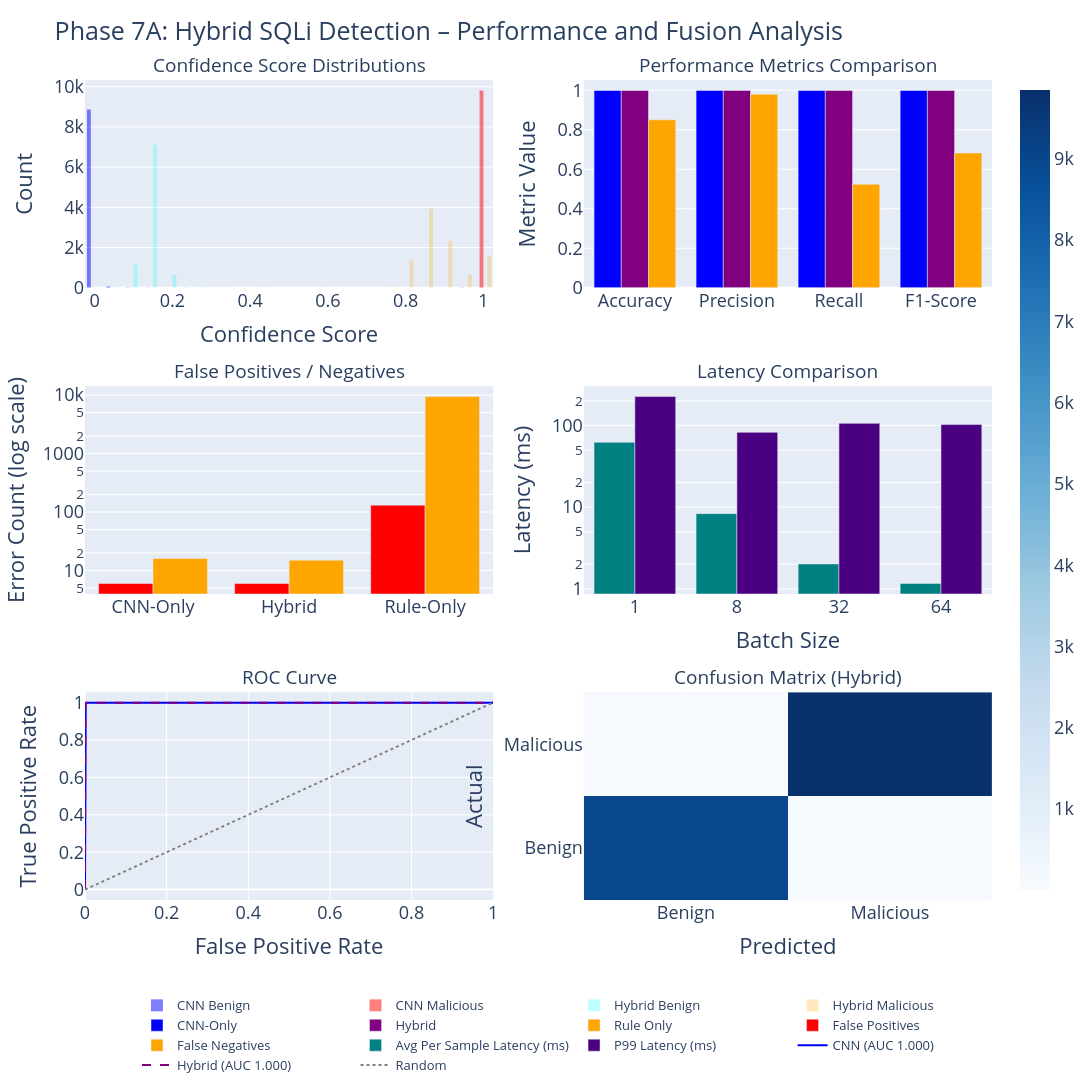

The notebook cell this image was saved under:
### Code cell
import plotly.graph_objs as go
import plotly.subplots as sp
import numpy as np
import pandas as pd

perf_path = PHASE7A_DIR / 'detector_performance_comparison.csv'
lat_path = PHASE7A_DIR / 'fusion_model_latency_benchmark.csv'
perf = pd.read_csv(perf_path)
lat_bench = pd.read_csv(lat_path)

def safe_get_single_value(df, condition_str, column):
    filtered = df[df['Detector'].str.contains(condition_str, case=False, na=False)]
    if len(filtered) == 0:
        raise ValueError(f"No detectors matching '{condition_str}'")
    return filtered.iloc[0][column]

fp_cnn = int(safe_get_single_value(perf, 'cnn-only', 'FP'))
fn_cnn = int(safe_get_single_value(perf, 'cnn-only', 'FN'))
fp_hybrid = int(safe_get_single_value(perf, 'hybrid', 'FP'))
fn_hybrid = int(safe_get_single_value(perf, 'hybrid', 'FN'))
fp_rule = int(safe_get_single_value(perf, 'rule-only', 'FP'))
fn_rule = int(safe_get_single_value(perf, 'rule-only', 'FN'))

metrics = ['Accuracy', 'Precision', 'Recall', 'F1-Score']
metric_vals_cnn = perf.loc[perf['Detector'].str.contains('cnn-only', case=False), metrics].values[0]
metric_vals_hybrid = perf.loc[perf['Detector'].str.contains('hybrid', case=False), metrics].values[0]
metric_vals_rule = perf.loc[perf['Detector'].str.contains('rule-only', case=False), metrics].values[0]

cnn_confidence = y_pred_proba
hybrid_confidence = (0.7 * cnn_confidence + 0.3 * rule_confidence_simulated)
hybrid_binary = (hybrid_confidence >= 0.5).astype(int)

fig = sp.make_subplots(
    rows=3, cols=2,
    subplot_titles=[
        "Confidence Score Distributions",
        "Performance Metrics Comparison",
        "False Positives / Negatives",
        "Latency Comparison",
        "ROC Curve",
        "Confusion Matrix (Hybrid)"
    ],
    vertical_spacing=0.12,
    horizontal_spacing=0.10
)

fig.add_trace(go.Histogram(
    x=cnn_confidence[y_test==0], nbinsx=40, name="CNN Benign", opacity=0.5, marker_color='blue'), row=1, col=1)
fig.add_trace(go.Histogram(
    x=cnn_confidence[y_test==1], nbinsx=40, name="CNN Malicious", opacity=0.5, marker_color='red'), row=1, col=1)
fig.add_trace(go.Histogram(
    x=hybrid_confidence[y_test==0], nbinsx=40, name="Hybrid Benign", opacity=0.25, marker_color='cyan'), row=1, col=1)
fig.add_trace(go.Histogram(
    x=hybrid_confidence[y_test==1], nbinsx=40, name="Hybrid Malicious", opacity=0.25, marker_color='orange'), row=1, col=1)
fig.update_xaxes(title_text="Confidence Score", row=1, col=1)
fig.update_yaxes(title_text="Count", row=1, col=1)

fig.add_trace(go.Bar(x=metrics, y=metric_vals_cnn, name="CNN-Only", marker_color='blue'), row=1, col=2)
fig.add_trace(go.Bar(x=metrics, y=metric_vals_hybrid, name="Hybrid", marker_color='purple'), row=1, col=2)
fig.add_trace(go.Bar(x=metrics, y=metric_vals_rule, name="Rule Only", marker_color='orange'), row=1, col=2)
fig.update_yaxes(title_text="Metric Value", row=1, col=2)
fig.update_xaxes(tickmode='array', tickvals=metrics, tickangle=0,row=1, col=2)

labels = ['CNN-Only', 'Hybrid', 'Rule-Only']
fig.add_trace(go.Bar(x=labels, y=[fp_cnn, fp_hybrid, fp_rule], name="False Positives", marker_color='red'),
              row=2, col=1)
fig.add_trace(go.Bar(x=labels, y=[fn_cnn, fn_hybrid, fn_rule], name="False Negatives", marker_color='orange'),
              row=2, col=1)
fig.update_yaxes(type='log', title_text="Error Count (log scale)", row=2, col=1)
fig.update_xaxes(tickangle=0, row=2, col=1)

fig.add_trace(go.Bar(x=lat_bench['Batch Size'].astype(str), y=lat_bench['Per Sample (ms)'],
                     name="Avg Per Sample Latency (ms)", marker_color='teal'), row=2, col=2)
if 'P99 (ms)' in lat_bench.columns:
    fig.add_trace(go.Bar(x=lat_bench['Batch Size'].astype(str), y=lat_bench['P99 (ms)'],
                         name="P99 Latency (ms)", marker_color='indigo'), row=2, col=2)
fig.update_xaxes(title_text="Batch Size", row=2, col=2)
fig.update_yaxes(title_text="Latency (ms)", type='log', row=2, col=2)

from sklearn.metrics import roc_curve, auc, confusion_matrix
fpr_cnn, tpr_cnn, _ = roc_curve(y_test, cnn_confidence)
fpr_hybrid, tpr_hybrid, _ = roc_curve(y_test, hybrid_confidence)
fig.add_trace(go.Scatter(x=fpr_cnn, y=tpr_cnn, mode='lines', name=f"CNN (AUC {auc(fpr_cnn,tpr_cnn):.3f})",
                         line=dict(color='blue')), row=3, col=1)
fig.add_trace(go.Scatter(x=fpr_hybrid, y=tpr_hybrid, mode='lines', name=f"Hybrid (AUC {auc(fpr_hybrid,tpr_hybrid):.3f})",
                         line=dict(color='purple', dash='dash')), row=3, col=1)
fig.add_trace(go.Scatter(x=[0,1], y=[0,1], mode='lines', name='Random', line=dict(color='gray', dash='dot')), row=3, col=1)
fig.update_xaxes(title_text="False Positive Rate", row=3, col=1)
fig.update_yaxes(title_text="True Positive Rate", row=3, col=1)

cm = confusion_matrix(y_test, hybrid_binary)
fig.add_trace(go.Heatmap(z=cm, x=['Benign', 'Malicious'], y=['Benign', 'Malicious'],
                         colorscale='Blues', showscale=True), row=3, col=2)
fig.update_xaxes(title_text="Predicted", row=3, col=2)
fig.update_yaxes(title_text="Actual", row=3, col=2)

fig.update_layout(
    height=1100, width=1700,
    title_text="Phase 7A: Hybrid SQLi Detection – Performance and Fusion Analysis",
    showlegend=True,
    barmode='group',
    legend=dict(
        orientation='h',
        yanchor='bottom',
        y=-0.22,
        xanchor='center',
        x=0.5,
        font=dict(size=13)
    ),
    font=dict(size=18),
    margin=dict(t=80, b=120, l=70, r=50)
)

for i in range(1, 7):
    fig['layout'][f'annotations'][i-1]['font'] = dict(size=19)

fig.show()

print("PHASE 7A VISUALIZATIONS – FIXED SPACING, NO OVERLAP, CLEAN LAYOUT")

### Figure 1 — Plotly figure (JSON) as saved in the notebook; plotly's stock layout.template omitted (floating-point values rounded to 4 significant figures; data arrays with more than 128 entries replaced by an {"elided": "..."} marker saying what was removed)
{"data": [{"marker": {"color": "blue"}, "name": "CNN Benign", "nbinsx": 40, "opacity": 0.5, "type": "histogram", "x": {"elided": "8987 float values"}, "xaxis": "x", "yaxis": "y"}, {"marker": {"color": "red"}, "name": "CNN Malicious", "nbinsx": 40, "opacity": 0.5, "type": "histogram", "x": {"elided": "9860 float values"}, "xaxis": "x", "yaxis": "y"}, {"marker": {"color": "cyan"}, "name": "Hybrid Benign", "nbinsx": 40, "opacity": 0.25, "type": "histogram", "x": {"elided": "8987 float values"}, "xaxis": "x", "yaxis": "y"}, {"marker": {"color": "orange"}, "name": "Hybrid Malicious", "nbinsx": 40, "opacity": 0.25, "type": "histogram", "x": {"elided": "9860 float values"}, "xaxis": "x", "yaxis": "y"}, {"marker": {"color": "blue"}, "name": "CNN-Only", "type": "bar", "x": ["Accuracy", "Precision", "Recall", "F1-Score"], "xaxis": "x2", "y": [0.9988, 0.9994, 0.9984, 0.9989], "yaxis": "y2"}, {"marker": {"color": "purple"}, "name": "Hybrid", "type": "bar", "x": ["Accuracy", "Precision", "Recall", "F1-Score"], "xaxis": "x2", "y": [0.9989, 0.9994, 0.9985, 0.9989], "yaxis": "y2"}, {"marker": {"color": "orange"}, "name": "Rule Only", "type": "bar", "x": ["Accuracy", "Precision", "Recall", "F1-Score"], "xaxis": "x2", "y": [0.8503, 0.9796, 0.5239, 0.6826], "yaxis": "y2"}, {"marker": {"color": "red"}, "name": "False Positives", "type": "bar", "x": ["CNN-Only", "Hybrid", "Rule-Only"], "xaxis": "x3", "y": [6, 6, 131], "yaxis": "y3"}, {"marker": {"color": "orange"}, "name": "False Negatives", "type": "bar", "x": ["CNN-Only", "Hybrid", "Rule-Only"], "xaxis": "x3", "y": [16, 15, 9447], "yaxis": "y3"}, {"marker": {"color": "teal"}, "name": "Avg Per Sample Latency (ms)", "type": "bar", "x": ["1", "8", "32", "64"], "xaxis": "x4", "y": [62.26, 8.328, 2.016, 1.163], "yaxis": "y4"}, {"marker": {"color": "indigo"}, "name": "P99 Latency (ms)", "type": "bar", "x": ["1", "8", "32", "64"], "xaxis": "x4", "y": [226.1, 82.35, 106.1, 102.6], "yaxis": "y4"}, {"line": {"color": "blue"}, "mode": "lines", "name": "CNN (AUC 1.000)", "type": "scatter", "x": {"elided": "440 float values"}, "xaxis": "x5", "y": {"elided": "440 float values"}, "yaxis": "y5"}, {"line": {"color": "purple", "dash": "dash"}, "mode": "lines", "name": "Hybrid (AUC 1.000)", "type": "scatter", "x": {"elided": "333 float values"}, "xaxis": "x5", "y": {"elided": "333 float values"}, "yaxis": "y5"}, {"line": {"color": "gray", "dash": "dot"}, "mode": "lines", "name": "Random", "type": "scatter", "x": [0, 1], "xaxis": "x5", "y": [0, 1], "yaxis": "y5"}, {"colorscale": [[0, "rgb(247,251,255)"], [0.125, "rgb(222,235,247)"], [0.25, "rgb(198,219,239)"], [0.375, "rgb(158,202,225)"], [0.5, "rgb(107,174,214)"], [0.625, "rgb(66,146,198)"], [0.75, "rgb(33,113,181)"], [0.875, "rgb(8,81,156)"], [1, "rgb(8,48,107)"]], "showscale": true, "type": "heatmap", "x": ["Benign", "Malicious"], "xaxis": "x6", "y": ["Benign", "Malicious"], "yaxis": "y6", "z": [[8981, 6], [15, 9845]]}], "layout": {"annotations": [{"font": {"size": 19}, "showarrow": false, "text": "Confidence Score Distributions", "x": 0.225, "xanchor": "center", "xref": "paper", "y": 1, "yanchor": "bottom", "yref": "paper"}, {"font": {"size": 19}, "showarrow": false, "text": "Performance Metrics Comparison", "x": 0.775, "xanchor": "center", "xref": "paper", "y": 1, "yanchor": "bottom", "yref": "paper"}, {"font": {"size": 19}, "showarrow": false, "text": "False Positives / Negatives", "x": 0.225, "xanchor": "center", "xref": "paper", "y": 0.6267, "yanchor": "bottom", "yref": "paper"}, {"font": {"size": 19}, "showarrow": false, "text": "Latency Comparison", "x": 0.775, "xanchor": "center", "xref": "paper", "y": 0.6267, "yanchor": "bottom", "yref": "paper"}, {"font": {"size": 19}, "showarrow": false, "text": "ROC Curve", "x": 0.225, "xanchor": "center", "xref": "paper", "y": 0.2533, "yanchor": "bottom", "yref": "paper"}, {"font": {"size": 19}, "showarrow": false, "text": "Confusion Matrix (Hybrid)", "x": 0.775, "xanchor": "center", "xref": "paper", "y": 0.2533, "yanchor": "bottom", "yref": "paper"}], "barmode": "group", "font": {"size": 18}, "height": 1100, "legend": {"font": {"size": 13}, "orientation": "h", "x": 0.5, "xanchor": "center", "y": -0.22, "yanchor": "bottom"}, "margin": {"b": 120, "l": 70, "r": 50, "t": 80}, "showlegend": true, "title": {"text": "Phase 7A: Hybrid SQLi Detection – Performance and Fusion Analysis"}, "width": 1700, "xaxis": {"anchor": "y", "domain": [0, 0.45], "title": {"text": "Confidence Score"}}, "xaxis2": {"anchor": "y2", "domain": [0.55, 1], "tickangle": 0, "tickmode": "array", "tickvals": ["Accuracy", "Precision", "Recall", "F1-Score"]}, "xaxis3": {"anchor": "y3", "domain": [0, 0.45], "tickangle": 0}, "xaxis4": {"anchor": "y4", "domain": [0.55, 1], "title": {"text": "Batch Size"}}, "xaxis5": {"anchor": "y5", "domain": [0, 0.45], "title": {"text": "False Positive Rate"}}, "xaxis6": {"anchor": "y6", "domain": [0.55, 1], "title": {"text": "Predicted"}}, "yaxis": {"anchor": "x", "domain": [0.7467, 1], "title": {"text": "Count"}}, "yaxis2": {"anchor": "x2", "domain": [0.7467, 1], "title": {"text": "Metric Value"}}, "yaxis3": {"anchor": "x3", "domain": [0.3733, 0.6267], "title": {"text": "Error Count (log scale)"}, "type": "log"}, "yaxis4": {"anchor": "x4", "domain": [0.3733, 0.6267], "title": {"text": "Latency (ms)"}, "type": "log"}, "yaxis5": {"anchor": "x5", "domain": [0, 0.2533], "title": {"text": "True Positive Rate"}}, "yaxis6": {"anchor": "x6", "domain": [0, 0.2533], "title": {"text": "Actual"}}}}
